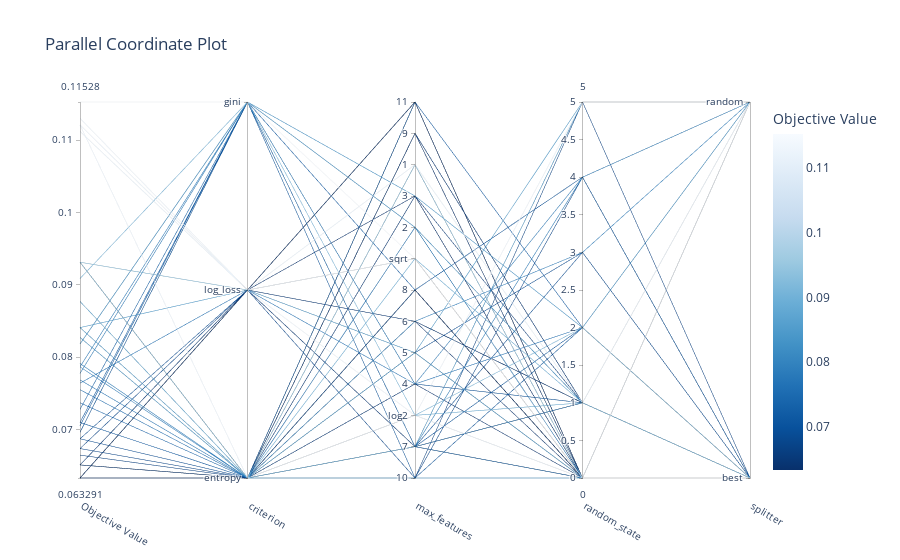

Notebook code cell kept with this figure:
### Code cell
from matplotlib import pyplot as plt
fig_study = optuna.visualization.plot_parallel_coordinate(study, params=["criterion", "splitter","max_features","random_state"])
fig_study.show()
